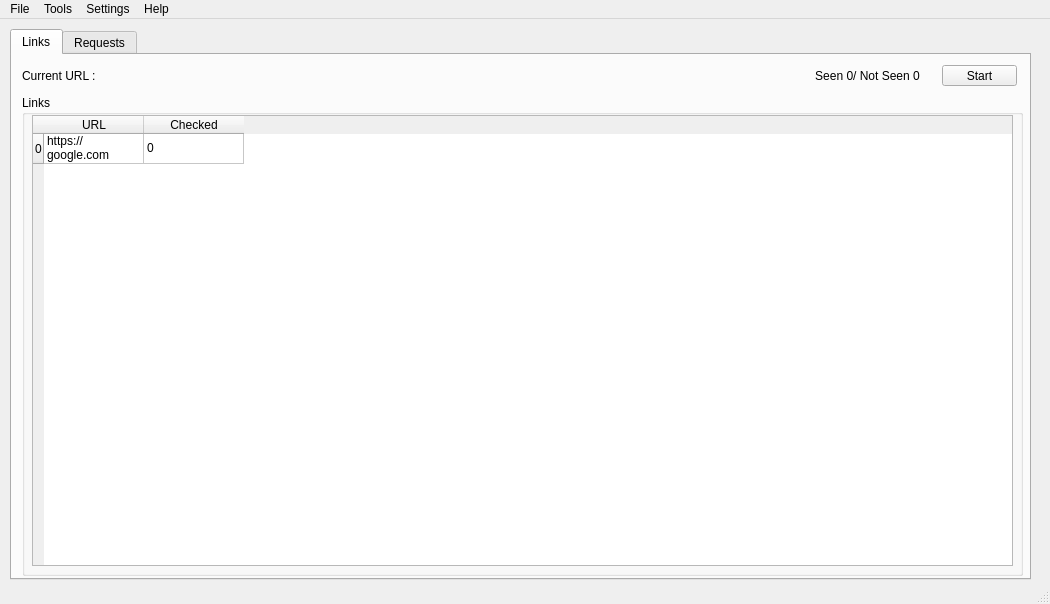
<?xml version="1.0" encoding="UTF-8"?>
<ui version="4.0">
 <class>MainWindow</class>
 <widget class="QMainWindow" name="MainWindow">
  <property name="geometry">
   <rect>
    <x>0</x>
    <y>0</y>
    <width>1050</width>
    <height>604</height>
   </rect>
  </property>
  <property name="windowTitle">
   <string>webCrawler</string>
  </property>
  <widget class="QWidget" name="centralwidget">
   <widget class="QTabWidget" name="tabWidget">
    <property name="geometry">
     <rect>
      <x>10</x>
      <y>10</y>
      <width>1021</width>
      <height>551</height>
     </rect>
    </property>
    <property name="currentIndex">
     <number>0</number>
    </property>
    <widget class="QWidget" name="tab">
     <attribute name="title">
      <string>Links</string>
     </attribute>
     <widget class="QGroupBox" name="groupBox">
      <property name="geometry">
       <rect>
        <x>10</x>
        <y>40</y>
        <width>1001</width>
        <height>481</height>
       </rect>
      </property>
      <property name="title">
       <string>Links</string>
      </property>
      <property name="flat">
       <bool>true</bool>
      </property>
      <widget class="QTableWidget" name="links_tableWidget">
       <property name="geometry">
        <rect>
         <x>10</x>
         <y>20</y>
         <width>981</width>
         <height>451</height>
        </rect>
       </property>
       <attribute name="verticalHeaderStretchLastSection">
        <bool>false</bool>
       </attribute>
       <row>
        <property name="text">
         <string>0</string>
        </property>
       </row>
       <column>
        <property name="text">
         <string>URL</string>
        </property>
       </column>
       <column>
        <property name="text">
         <string>Checked</string>
        </property>
        <property name="textAlignment">
         <set>AlignCenter</set>
        </property>
       </column>
       <item row="0" column="0">
        <property name="text">
         <string>https://google.com</string>
        </property>
       </item>
       <item row="0" column="1">
        <property name="text">
         <string>0</string>
        </property>
       </item>
      </widget>
     </widget>
     <widget class="QLabel" name="counter_label">
      <property name="geometry">
       <rect>
        <x>790</x>
        <y>10</y>
        <width>131</width>
        <height>21</height>
       </rect>
      </property>
      <property name="text">
       <string>Seen 0/ Not Seen 0</string>
      </property>
      <property name="alignment">
       <set>Qt::AlignCenter</set>
      </property>
     </widget>
     <widget class="QLabel" name="current_url_label">
      <property name="geometry">
       <rect>
        <x>10</x>
        <y>10</y>
        <width>761</width>
        <height>21</height>
       </rect>
      </property>
      <property name="text">
       <string>Current URL : </string>
      </property>
     </widget>
     <widget class="QPushButton" name="start_pushButton">
      <property name="geometry">
       <rect>
        <x>930</x>
        <y>10</y>
        <width>75</width>
        <height>21</height>
       </rect>
      </property>
      <property name="text">
       <string>Start</string>
      </property>
     </widget>
    </widget>
    <widget class="QWidget" name="tab_2">
     <attribute name="title">
      <string>Requests</string>
     </attribute>
     <widget class="QTableWidget" name="requests_tableWidget">
      <property name="geometry">
       <rect>
        <x>10</x>
        <y>10</y>
        <width>991</width>
        <height>501</height>
       </rect>
      </property>
      <property name="sortingEnabled">
       <bool>true</bool>
      </property>
      <attribute name="verticalHeaderShowSortIndicator" stdset="0">
       <bool>false</bool>
      </attribute>
      <attribute name="verticalHeaderStretchLastSection">
       <bool>false</bool>
      </attribute>
      <row>
       <property name="text">
        <string>0</string>
       </property>
      </row>
      <column>
       <property name="text">
        <string>Host</string>
       </property>
      </column>
      <column>
       <property name="text">
        <string>Method</string>
       </property>
      </column>
      <column>
       <property name="text">
        <string>Path</string>
       </property>
      </column>
      <column>
       <property name="text">
        <string>Parameters</string>
       </property>
      </column>
      <column>
       <property name="text">
        <string>Status Code</string>
       </property>
      </column>
      <column>
       <property name="text">
        <string>Length</string>
       </property>
      </column>
      <column>
       <property name="text">
        <string>Mime Type</string>
       </property>
      </column>
      <item row="0" column="0">
       <property name="text">
        <string>https://google.com</string>
       </property>
      </item>
     </widget>
    </widget>
   </widget>
  </widget>
  <widget class="QMenuBar" name="menubar">
   <property name="geometry">
    <rect>
     <x>0</x>
     <y>0</y>
     <width>1050</width>
     <height>21</height>
    </rect>
   </property>
   <widget class="QMenu" name="menuFile">
    <property name="title">
     <string>File</string>
    </property>
    <addaction name="actionNew"/>
    <addaction name="actionOpen"/>
    <addaction name="separator"/>
    <addaction name="actionSave"/>
    <addaction name="actionSave_As"/>
    <addaction name="separator"/>
    <addaction name="actionClose"/>
    <addaction name="actionExit"/>
   </widget>
   <widget class="QMenu" name="menuSettings">
    <property name="title">
     <string>Settings</string>
    </property>
    <addaction name="actionChange_Settings"/>
   </widget>
   <widget class="QMenu" name="menuHelp">
    <property name="title">
     <string>Help</string>
    </property>
    <addaction name="actionwebCrawler_Help"/>
    <addaction name="separator"/>
    <addaction name="actionCheck_for_update"/>
    <addaction name="actionAbout"/>
   </widget>
   <widget class="QMenu" name="menuTools">
    <property name="title">
     <string>Tools</string>
    </property>
    <addaction name="actionWayback_Machine_URLs"/>
   </widget>
   <addaction name="menuFile"/>
   <addaction name="menuTools"/>
   <addaction name="menuSettings"/>
   <addaction name="menuHelp"/>
  </widget>
  <widget class="QStatusBar" name="statusbar"/>
  <action name="actionNew">
   <property name="text">
    <string>New</string>
   </property>
  </action>
  <action name="actionOpen">
   <property name="text">
    <string>Open</string>
   </property>
  </action>
  <action name="actionSave">
   <property name="text">
    <string>Save</string>
   </property>
  </action>
  <action name="actionSave_As">
   <property name="text">
    <string>Save As</string>
   </property>
  </action>
  <action name="actionClose">
   <property name="text">
    <string>Close</string>
   </property>
  </action>
  <action name="actionExit">
   <property name="text">
    <string>Exit</string>
   </property>
  </action>
  <action name="actionChange_Settings">
   <property name="text">
    <string>Change Settings</string>
   </property>
  </action>
  <action name="actionwebCrawler_Help">
   <property name="text">
    <string>webCrawler Help</string>
   </property>
  </action>
  <action name="actionCheck_for_update">
   <property name="text">
    <string>Check for update</string>
   </property>
  </action>
  <action name="actionAbout">
   <property name="text">
    <string>About</string>
   </property>
  </action>
  <action name="actionWayback_Machine_URLs">
   <property name="text">
    <string>Wayback Machine URLs</string>
   </property>
  </action>
 </widget>
 <resources/>
 <connections/>
</ui>
